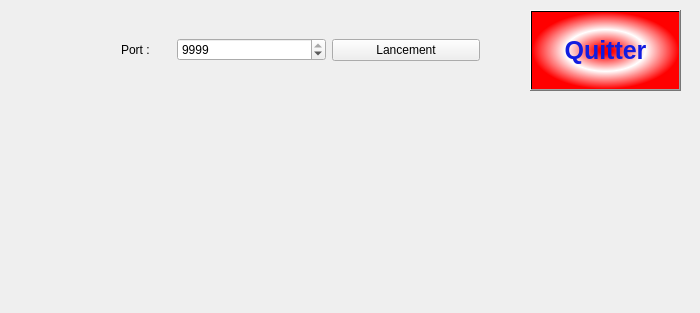
<?xml version="1.0" encoding="UTF-8"?>
<ui version="4.0">
 <class>ServeurCrawler</class>
 <widget class="QWidget" name="ServeurCrawler">
  <property name="geometry">
   <rect>
    <x>0</x>
    <y>0</y>
    <width>700</width>
    <height>313</height>
   </rect>
  </property>
  <property name="windowTitle">
   <string>ServeurCrawler</string>
  </property>
  <widget class="QWidget" name="horizontalLayoutWidget">
   <property name="geometry">
    <rect>
     <x>110</x>
     <y>10</y>
     <width>381</width>
     <height>80</height>
    </rect>
   </property>
   <layout class="QHBoxLayout" name="horizontalLayout">
    <item>
     <widget class="QLabel" name="label">
      <property name="maximumSize">
       <size>
        <width>50</width>
        <height>16777215</height>
       </size>
      </property>
      <property name="text">
       <string>Port :</string>
      </property>
     </widget>
    </item>
    <item>
     <widget class="QSpinBox" name="spinBox_port">
      <property name="maximum">
       <number>9999</number>
      </property>
      <property name="value">
       <number>9999</number>
      </property>
     </widget>
    </item>
    <item>
     <widget class="QPushButton" name="pushButton_lancement">
      <property name="text">
       <string>Lancement</string>
      </property>
     </widget>
    </item>
   </layout>
  </widget>
  <widget class="QPushButton" name="pushButton">
   <property name="geometry">
    <rect>
     <x>530</x>
     <y>10</y>
     <width>151</width>
     <height>81</height>
    </rect>
   </property>
   <property name="palette">
    <palette>
     <active>
      <colorrole role="Button">
       <brush brushstyle="RadialGradientPattern">
        <gradient centralx="0.500000000000000" centraly="0.500000000000000" focalx="0.500000000000000" focaly="0.499773000000000" radius="0.500000000000000" type="RadialGradient" spread="PadSpread" coordinatemode="ObjectBoundingMode">
         <gradientstop position="0.095238100000000">
          <color alpha="255">
           <red>255</red>
           <green>0</green>
           <blue>0</blue>
          </color>
         </gradientstop>
         <gradientstop position="0.541126000000000">
          <color alpha="255">
           <red>255</red>
           <green>255</green>
           <blue>255</blue>
          </color>
         </gradientstop>
         <gradientstop position="1.000000000000000">
          <color alpha="255">
           <red>255</red>
           <green>0</green>
           <blue>0</blue>
          </color>
         </gradientstop>
        </gradient>
       </brush>
      </colorrole>
      <colorrole role="ButtonText">
       <brush brushstyle="SolidPattern">
        <color alpha="255">
         <red>17</red>
         <green>28</green>
         <blue>224</blue>
        </color>
       </brush>
      </colorrole>
      <colorrole role="Base">
       <brush brushstyle="RadialGradientPattern">
        <gradient centralx="0.500000000000000" centraly="0.500000000000000" focalx="0.500000000000000" focaly="0.499773000000000" radius="0.500000000000000" type="RadialGradient" spread="PadSpread" coordinatemode="ObjectBoundingMode">
         <gradientstop position="0.095238100000000">
          <color alpha="255">
           <red>255</red>
           <green>0</green>
           <blue>0</blue>
          </color>
         </gradientstop>
         <gradientstop position="0.541126000000000">
          <color alpha="255">
           <red>255</red>
           <green>255</green>
           <blue>255</blue>
          </color>
         </gradientstop>
         <gradientstop position="1.000000000000000">
          <color alpha="255">
           <red>255</red>
           <green>0</green>
           <blue>0</blue>
          </color>
         </gradientstop>
        </gradient>
       </brush>
      </colorrole>
      <colorrole role="Window">
       <brush brushstyle="RadialGradientPattern">
        <gradient centralx="0.500000000000000" centraly="0.500000000000000" focalx="0.500000000000000" focaly="0.499773000000000" radius="0.500000000000000" type="RadialGradient" spread="PadSpread" coordinatemode="ObjectBoundingMode">
         <gradientstop position="0.095238100000000">
          <color alpha="255">
           <red>255</red>
           <green>0</green>
           <blue>0</blue>
          </color>
         </gradientstop>
         <gradientstop position="0.541126000000000">
          <color alpha="255">
           <red>255</red>
           <green>255</green>
           <blue>255</blue>
          </color>
         </gradientstop>
         <gradientstop position="1.000000000000000">
          <color alpha="255">
           <red>255</red>
           <green>0</green>
           <blue>0</blue>
          </color>
         </gradientstop>
        </gradient>
       </brush>
      </colorrole>
     </active>
     <inactive>
      <colorrole role="Button">
       <brush brushstyle="RadialGradientPattern">
        <gradient centralx="0.500000000000000" centraly="0.500000000000000" focalx="0.500000000000000" focaly="0.499773000000000" radius="0.500000000000000" type="RadialGradient" spread="PadSpread" coordinatemode="ObjectBoundingMode">
         <gradientstop position="0.095238100000000">
          <color alpha="255">
           <red>255</red>
           <green>0</green>
           <blue>0</blue>
          </color>
         </gradientstop>
         <gradientstop position="0.541126000000000">
          <color alpha="255">
           <red>255</red>
           <green>255</green>
           <blue>255</blue>
          </color>
         </gradientstop>
         <gradientstop position="1.000000000000000">
          <color alpha="255">
           <red>255</red>
           <green>0</green>
           <blue>0</blue>
          </color>
         </gradientstop>
        </gradient>
       </brush>
      </colorrole>
      <colorrole role="ButtonText">
       <brush brushstyle="SolidPattern">
        <color alpha="255">
         <red>17</red>
         <green>28</green>
         <blue>224</blue>
        </color>
       </brush>
      </colorrole>
      <colorrole role="Base">
       <brush brushstyle="RadialGradientPattern">
        <gradient centralx="0.500000000000000" centraly="0.500000000000000" focalx="0.500000000000000" focaly="0.499773000000000" radius="0.500000000000000" type="RadialGradient" spread="PadSpread" coordinatemode="ObjectBoundingMode">
         <gradientstop position="0.095238100000000">
          <color alpha="255">
           <red>255</red>
           <green>0</green>
           <blue>0</blue>
          </color>
         </gradientstop>
         <gradientstop position="0.541126000000000">
          <color alpha="255">
           <red>255</red>
           <green>255</green>
           <blue>255</blue>
          </color>
         </gradientstop>
         <gradientstop position="1.000000000000000">
          <color alpha="255">
           <red>255</red>
           <green>0</green>
           <blue>0</blue>
          </color>
         </gradientstop>
        </gradient>
       </brush>
      </colorrole>
      <colorrole role="Window">
       <brush brushstyle="RadialGradientPattern">
        <gradient centralx="0.500000000000000" centraly="0.500000000000000" focalx="0.500000000000000" focaly="0.499773000000000" radius="0.500000000000000" type="RadialGradient" spread="PadSpread" coordinatemode="ObjectBoundingMode">
         <gradientstop position="0.095238100000000">
          <color alpha="255">
           <red>255</red>
           <green>0</green>
           <blue>0</blue>
          </color>
         </gradientstop>
         <gradientstop position="0.541126000000000">
          <color alpha="255">
           <red>255</red>
           <green>255</green>
           <blue>255</blue>
          </color>
         </gradientstop>
         <gradientstop position="1.000000000000000">
          <color alpha="255">
           <red>255</red>
           <green>0</green>
           <blue>0</blue>
          </color>
         </gradientstop>
        </gradient>
       </brush>
      </colorrole>
     </inactive>
     <disabled>
      <colorrole role="Button">
       <brush brushstyle="RadialGradientPattern">
        <gradient centralx="0.500000000000000" centraly="0.500000000000000" focalx="0.500000000000000" focaly="0.499773000000000" radius="0.500000000000000" type="RadialGradient" spread="PadSpread" coordinatemode="ObjectBoundingMode">
         <gradientstop position="0.095238100000000">
          <color alpha="255">
           <red>255</red>
           <green>0</green>
           <blue>0</blue>
          </color>
         </gradientstop>
         <gradientstop position="0.541126000000000">
          <color alpha="255">
           <red>255</red>
           <green>255</green>
           <blue>255</blue>
          </color>
         </gradientstop>
         <gradientstop position="1.000000000000000">
          <color alpha="255">
           <red>255</red>
           <green>0</green>
           <blue>0</blue>
          </color>
         </gradientstop>
        </gradient>
       </brush>
      </colorrole>
      <colorrole role="ButtonText">
       <brush brushstyle="SolidPattern">
        <color alpha="255">
         <red>190</red>
         <green>190</green>
         <blue>190</blue>
        </color>
       </brush>
      </colorrole>
      <colorrole role="Base">
       <brush brushstyle="RadialGradientPattern">
        <gradient centralx="0.500000000000000" centraly="0.500000000000000" focalx="0.500000000000000" focaly="0.499773000000000" radius="0.500000000000000" type="RadialGradient" spread="PadSpread" coordinatemode="ObjectBoundingMode">
         <gradientstop position="0.095238100000000">
          <color alpha="255">
           <red>255</red>
           <green>0</green>
           <blue>0</blue>
          </color>
         </gradientstop>
         <gradientstop position="0.541126000000000">
          <color alpha="255">
           <red>255</red>
           <green>255</green>
           <blue>255</blue>
          </color>
         </gradientstop>
         <gradientstop position="1.000000000000000">
          <color alpha="255">
           <red>255</red>
           <green>0</green>
           <blue>0</blue>
          </color>
         </gradientstop>
        </gradient>
       </brush>
      </colorrole>
      <colorrole role="Window">
       <brush brushstyle="RadialGradientPattern">
        <gradient centralx="0.500000000000000" centraly="0.500000000000000" focalx="0.500000000000000" focaly="0.499773000000000" radius="0.500000000000000" type="RadialGradient" spread="PadSpread" coordinatemode="ObjectBoundingMode">
         <gradientstop position="0.095238100000000">
          <color alpha="255">
           <red>255</red>
           <green>0</green>
           <blue>0</blue>
          </color>
         </gradientstop>
         <gradientstop position="0.541126000000000">
          <color alpha="255">
           <red>255</red>
           <green>255</green>
           <blue>255</blue>
          </color>
         </gradientstop>
         <gradientstop position="1.000000000000000">
          <color alpha="255">
           <red>255</red>
           <green>0</green>
           <blue>0</blue>
          </color>
         </gradientstop>
        </gradient>
       </brush>
      </colorrole>
     </disabled>
    </palette>
   </property>
   <property name="font">
    <font>
     <pointsize>19</pointsize>
     <weight>75</weight>
     <bold>true</bold>
    </font>
   </property>
   <property name="styleSheet">
    <string notr="true">background-color: qradialgradient(spread:pad, cx:0.5, cy:0.5, radius:0.5, fx:0.5, fy:0.499773, stop:0.0952381 rgba(255, 0, 0, 255), stop:0.541126 rgba(255, 255, 255, 255), stop:1 rgba(255, 0, 0, 255));</string>
   </property>
   <property name="text">
    <string>Quitter</string>
   </property>
  </widget>
 </widget>
 <layoutdefault spacing="6" margin="11"/>
 <resources/>
 <connections>
  <connection>
   <sender>pushButton</sender>
   <signal>clicked()</signal>
   <receiver>ServeurCrawler</receiver>
   <slot>close()</slot>
   <hints>
    <hint type="sourcelabel">
     <x>477</x>
     <y>54</y>
    </hint>
    <hint type="destinationlabel">
     <x>453</x>
     <y>130</y>
    </hint>
   </hints>
  </connection>
 </connections>
</ui>
